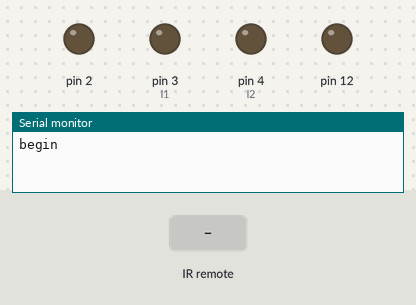
Simulated run of this sketch. Board: Arduino Uno, built with avr-gcc and run on an emulated ATmega328P. Shown: output pins drawn as LEDs (lit = HIGH), the last lines printed to the serial monitor. Inputs (shaded band) come from the test bench. Pins used as bus, display or sensor lines are not drawn.

Above: at 1.2 s.
1.3 s: infrared code 0xAABB123 received
At 2.5 s:
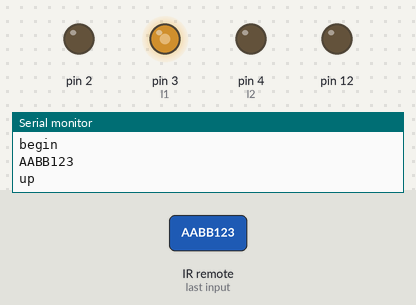
2.8 s: infrared code 0xABCDEF1 received
At 3.7 s:
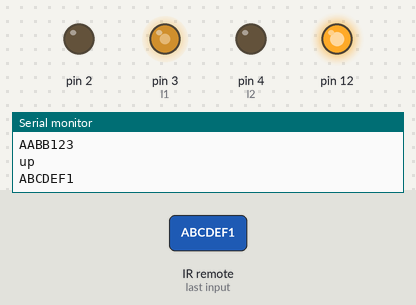
4.3 s: infrared code 0xFFFFF00 received
At 4.8 s:
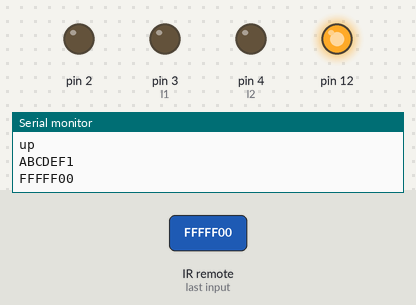
Timing chart, 0 to 7.3 s (numbered marks = the images above; inputs shaded):
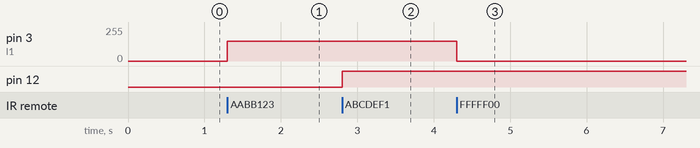

Measured:
- after the input at 1.3 s, pin 3 (l1): 0/255 → 150/255 at once
- after the input at 2.8 s, pin 12: LOW → HIGH at once
- after the input at 4.3 s, pin 3 (l1): 150/255 → 0/255 at once

The sketch:

car1.ino
```cpp
 #include <IRremote.h>
int RECV_PIN = 11;
boolean red=false;
IRrecv re(RECV_PIN);
decode_results results;
#define r1 5
#define r2 6
#define l1 3
#define l2 4

#define st 0xFFFFF00
#define up 0xAABB123
#define dw 0xCCDD234
#define rt 0xEEFF345
#define lt 0xFF00456
#define ur 0xAAEE567
#define ul 0xAAFF678
#define dr 0xCCEE789
#define dl 0xCCFF890
#define b1 0xABCDEF1
#define b2 0xABCDEF2
#define b3 0xABCDEF3
#define b4 0xABCDEF4

void setmotor(int A, int B) {
  if (A > 0) {
    //analogWrite(rs, A);
    analogWrite(r1, A);
    digitalWrite(r2, LOW);
  } else if (A < 0) {
    //analogWrite(rs, abs(A));
    digitalWrite(r1, LOW);
    analogWrite(r2, A);
  } else {
    //analogWrite(rs, 0);
    digitalWrite(r1, LOW);
    digitalWrite(r2, LOW);
  }
  if (B > 0) {
    //analogWrite(ls, B);
    analogWrite(l1, B);
    digitalWrite(l2, LOW);
  } else if (B < 0) {
    //analogWrite(ls, abs(B));
    digitalWrite(l1, LOW);
    analogWrite(l2, B);
  } else {
    //analogWrite(ls, 0);
    digitalWrite(l1, LOW);
    digitalWrite(l2, LOW);
  }
}
void setup() {
  // put your setup codree here, to run once:
  Serial.begin(9600);
  re.blink13(true);
  re.enableIRIn();
  Serial.println("begin");
  for (int i = 2; i < 7; i++) {
    pinMode(i, OUTPUT);
  }
  pinMode(12,OUTPUT);

}

void loop() {

    // put your main code here, to run repeatedly:
    if (re.decode(&results)) {
		Serial.println(results.value,HEX);
      switch(results.value){
		case up:   //前進
			Serial.println("up");
			setmotor(150, 150);
			delay(0);
			break;
        case dw:   //後退
			Serial.println("down");
			setmotor(-150, -150);
			delay(0);

			break;
		case rt:   //右轉
			setmotor(-150, 150);
			delay(0);
			break;
        case lt:    //左轉
			setmotor(150, -150);
			delay(0);
			break;
		case ur:	//右上
			setmotor(0,150);
			break;
		case ul:  	//左上
			setmotor(150,0);
			break;
		case dr:	//右下
			setmotor(0,-150);
			break;
		case dl:	//左下
			setmotor(-150,0);
			break;
        case b1:  //LEDred
			red= !red;
			digitalWrite(12,red);
			break;
        case b2:   //蜂鳴器
			analogWrite(9,200);
			delay(0);
			analogWrite(9,0);
			break;
      default:   //停車
      setmotor(0, 0);
      break;
      }
      delay(0);
      re.resume();
  }

}
```
